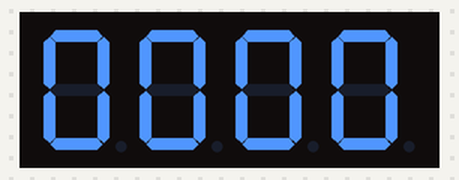
Recording of a sketch running on a simulated Arduino Uno, built with avr-gcc and run on an emulated ATmega328P. Parts: 4-digit seven-segment display.

Above: at 0.1 s.
At 5.07 s:
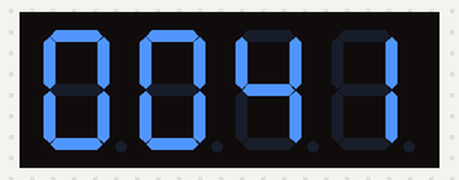
At 10.04 s:
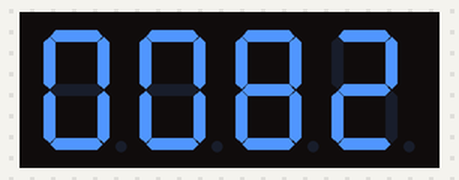
At 19.97 s:
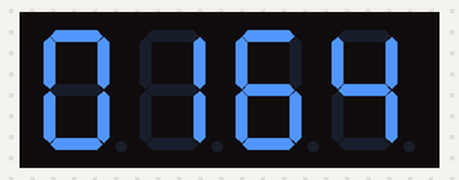
At 29.91 s:
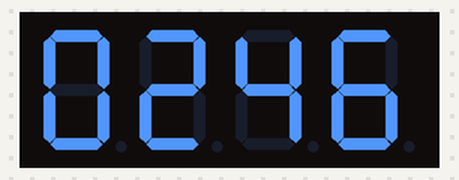
At 39.85 s:
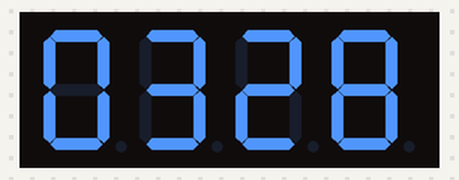

The sketch:

example.ino
```cpp
// Basic Arduino example that counts 0–9999 on the TM1637 display and then shows a colon clock pattern (12:34) for a few seconds.
//
// Buy this module: https://shillehtek.com/products/4-bits-tm1637-red-led-display-module-clock
// Full manual: https://shillehtek.com/blogs/shillehtek-product-manuals/4-bits-tm1637-red-led-display-module-clock-manual
// More examples: https://github.com/shillehbean/shillehtek-examples
//

// TM1637 4-Digit Display - Arduino Example (Counter + Clock)
// Requires: TM1637 library by Avishay Orpaz (Library Manager)

#include <TM1637Display.h>

const int CLK = 2;
const int DIO = 3;

TM1637Display display(CLK, DIO);

void setup() {
  display.setBrightness(5);   // 0 = dim, 7 = max
  display.clear();
}

void loop() {
  // Count 0 - 9999 over and over
  for (int i = 0; i < 10000; i++) {
    display.showNumberDec(i, true);   // true = leading zeros
    delay(100);
  }

  // Show a colon clock for 5 seconds (12:34)
  display.showNumberDecEx(1234, 0x40, true);
  delay(5000);
}
```
